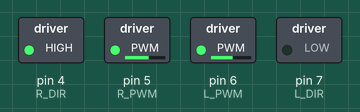
A sketch run on a simulated Arduino Uno, built with avr-gcc and run on an emulated ATmega328P. On the bench: switched loads named in the sketch (green lamp = pin HIGH). At 7.8 s the program stops and its outputs stay as they are.

Above: at 0.1 s.
At 3.67 s:
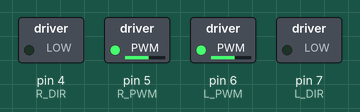
At 7.9 s:
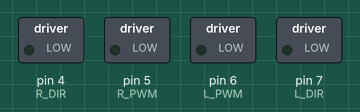
Timing chart, 0 to 9.3 s (numbered marks = the images above):
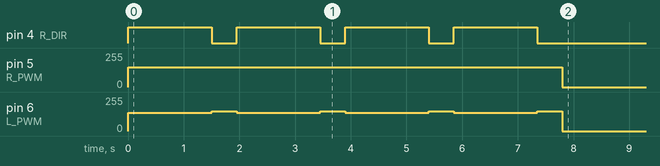

The sketch:

lesson-01-movement.ino
```cpp
// УРОК 1: питание и движение. ОТВЕТЫ к заданиям TODO
// Iskra Uno + Motor Shield: у каждого мотора пин направления (HIGH / LOW) и пин скорости (ШИМ 0-255)

#define L_DIR 7   // левый мотор — канал M2
#define L_PWM 6
#define R_DIR 4   // правый мотор — канал M1
#define R_PWM 5

void setup() {
  pinMode(L_DIR, OUTPUT);  // все пины управляют нагрузкой — режим OUTPUT
  pinMode(L_PWM, OUTPUT);
  pinMode(R_DIR, OUTPUT);
  pinMode(R_PWM, OUTPUT);
}

// left, right — скорость от -255 до 255, знак задает направление вращения
void motors(int16_t left, int16_t right) {
  left = constrain(left, -255, 255);    // ШИМ не бывает больше 255
  right = constrain(right, -255, 255);
  // TODO 1 (ответ): моторы стоят зеркально и подключены одинаково (зеленый на «+», черный на «−»),
  // поэтому левый для движения вперед крутится в обратную сторону — сравнение наоборот
  digitalWrite(L_DIR, left < 0);
  digitalWrite(R_DIR, right > 0);       // направление: true — HIGH, false — LOW
  analogWrite(L_PWM, abs(left));        // скорость — модуль числа
  analogWrite(R_PWM, abs(right));
}

void loop() {
  // TODO 2 (ответ): моторы немного разные — скорости подобраны руками, чтобы робот ехал прямо
  // (числа свои для каждого робота; в уроке 2 регулятор выровняет робота и без этой подгонки)
  // TODO 3 (ответ): разворот на месте — колеса крутятся в разные стороны: motors(150, -150)
  // TODO 4 (ответ): квадрат — прямо, поворот на 90 градусов, четыре раза; время поворота подобрать
  for (uint8_t i = 0; i < 4; i++) {
    motors(138, 150);   // прямо: левый у этого робота быстрее — убавили
    delay(1500);
    motors(150, -150);  // поворот на месте направо
    delay(450);
  }

  motors(0, 0);
  while (true) {}  // стоп навсегда: loop() больше не повторится
}
```

Measured:
- by itself, pin 4 (R_DIR): alternates HIGH for 1.5 s and LOW for 0.45 s
- by itself, pin 5 (R_PWM): 0/255 → 150/255 at 0.00 s, → 0/255 7.8 s later
- by itself, pin 6 (L_PWM): repeats every 2.0 s: 150/255 0.45 s, 138/255 1.5 s
